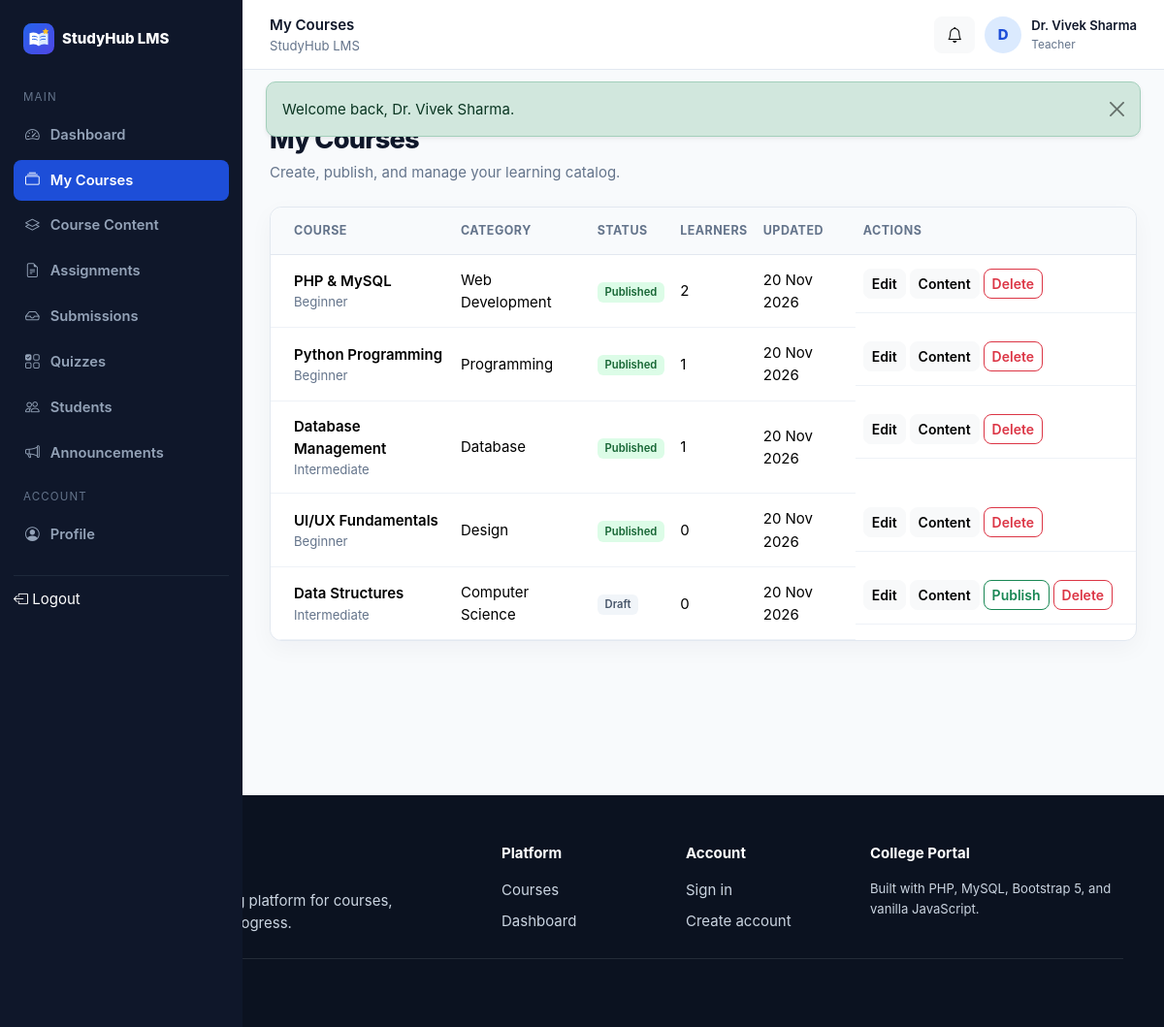
Screenshot of /teacher/courses.php (signed in) with the database file from the repository.
### tables this page shows
CREATE TABLE users (
  id INT UNSIGNED AUTO_INCREMENT PRIMARY KEY,
    
  full_name VARCHAR(120) NOT NULL,
    
  email VARCHAR(190) NOT NULL UNIQUE,
    
  password_hash VARCHAR(255) NOT NULL,
    
  role ENUM('admin',
    'teacher',
    'student') NOT NULL DEFAULT 'student',
    
  status ENUM('active',
    'inactive',
    'pending') NOT NULL DEFAULT 'active',
    
  enrollment_no VARCHAR(50) NULL UNIQUE,
    
  department VARCHAR(120) NULL,
    
  semester TINYINT UNSIGNED NULL,
    
  phone VARCHAR(20) NULL,
    
  bio TEXT NULL,
    
  avatar VARCHAR(255) NULL,
    
  created_at TIMESTAMP DEFAULT CURRENT_TIMESTAMP,
    
  updated_at TIMESTAMP DEFAULT CURRENT_TIMESTAMP ON
UPDATE CURRENT_TIMESTAMP
);

CREATE TABLE courses (
  id INT UNSIGNED AUTO_INCREMENT PRIMARY KEY,
    
  teacher_id INT UNSIGNED NOT NULL,
    
  category_id INT UNSIGNED NULL,
    
  title VARCHAR(180) NOT NULL,
    
  short_description VARCHAR(255) NULL,
    
  description TEXT NULL,
    
  thumbnail VARCHAR(255) NULL,
    
  level ENUM('Beginner',
    'Intermediate',
    'Advanced') DEFAULT 'Beginner',
    
  duration_hours DECIMAL(5,
    1) DEFAULT 0,
    
  status ENUM('draft',
    'published',
    'pending') DEFAULT 'draft',
    
  created_at TIMESTAMP DEFAULT CURRENT_TIMESTAMP,
    
  updated_at TIMESTAMP DEFAULT CURRENT_TIMESTAMP ON
UPDATE CURRENT_TIMESTAMP,
    
  CONSTRAINT fk_courses_teacher FOREIGN KEY (teacher_id) REFERENCES users(id) ON DELETE CASCADE,
    
  CONSTRAINT fk_courses_category FOREIGN KEY (category_id) REFERENCES categories(id) ON DELETE
SET NULL,
    
  INDEX idx_courses_status(status),
    INDEX idx_courses_teacher(teacher_id)
);

CREATE TABLE categories (
  id INT UNSIGNED AUTO_INCREMENT PRIMARY KEY,
    
  name VARCHAR(100) NOT NULL UNIQUE,
    
  created_at TIMESTAMP DEFAULT CURRENT_TIMESTAMP
);

### teacher/courses.php (the view, shortened to what this page needs)
<?php
$pageTitle='My Courses';
require_once __DIR__.'/../includes/auth.php';
require_role('teacher');
require_once __DIR__.'/../includes/ui.php';
$id=(int)user()['id'];
$st=$pdo->prepare("SELECT c.*,COUNT(e.id) learners,cat.name category FROM courses c LEFT JOIN enrollments e ON e.course_id=c.id LEFT JOIN categories cat ON cat.id=c.category_id WHERE c.teacher_id=? GROUP BY c.id ORDER BY c.updated_at DESC");
$st->execute([$id]);
$rows=$st->fetchAll();
include __DIR__.'/../includes/app_start.php';
?>
<div class="page-header">
<div>
<div class="section-kicker mb-2">Content management</div>
<h1>My Courses</h1>
<p>Create, publish, and manage your learning catalog.</p>
</div>
<a href="course-form.php" class="btn btn-primary">
Create Course</a>
</div>
<div class="card p-0 overflow-hidden">
<div class="table-responsive border-0">
<table class="table">
<thead>
<tr>
<th class="ps-4">Course</th>
<th>Category</th>
<th>Status</th>
<th>Learners</th>
<th>Updated</th>
<th class="pe-4">Actions</th>
</tr>
</thead>
<tbody>
<?php
foreach($rows as $r):?><tr>
<td class="ps-4">
<div class="fw-semibold"><?=e($r['title'])?></div>
<div class="small text-muted"><?=e($r['level'])?></div>
</td>
<td><?=e($r['category']??'Uncategorized')?></td>
<td><?=badgeSoft(ucfirst($r['status']),$r['status']==='published'?'success':($r['status']==='pending'?'warning':'secondary'))?></td>
<td><?=e($r['learners'])?></td>
<td><?=e(date('d M Y',strtotime($r['updated_at'])))?></td>
<td class="pe-4 d-flex gap-1">
<a class="btn btn-sm btn-light" href="course-form.php?id=<?=$r['id']?>">Edit</a>
<a class="btn btn-sm btn-light" href="course-content.php?course_id=<?=$r['id']?>">Content</a>
<?php
if($r['status']!=='published'):?><form method="post" class="d-inline"><?=csrf_input()?><input type="hidden" name="action" value="publish">
<button class="btn btn-sm btn-outline-success">Publish</button>
</form>
<?php
endif;
?><form method="post" class="d-inline" data-confirm="Delete this course and all of its content? This cannot be undone."><?=csrf_input()?><input type="hidden" name="action" value="delete">
<button class="btn btn-sm btn-outline-danger">Delete</button>
</form>
</td>
</tr>
<?php
endforeach;
?></tbody>
</table>
</div>
</div>
<?php
include __DIR__.'/../includes/app_end.php';
?>

### includes/topbar.php (shortened to what this page needs)
<header class="app-topbar">
  <div class="d-flex align-items-center gap-3">
<div>
<div class="fw-semibold d-none d-md-block"><?= e($pageTitle)?></div>
<div class="small text-muted d-none d-md-block">StudyHub LMS</div>
</div>
</div>
  <div class="topbar-user">
<a class="btn btn-light position-relative" title="Announcements" href="announcements.php">
<i class="bi bi-bell">
</i>
?></a>
<div class="avatar"><?= e(strtoupper(substr($userName,0,1)))?></div>
<div class="d-none d-sm-block">
<div class="fw-semibold small"><?= e($userName)?></div>
<div class="text-muted" style="font-size:.74rem;text-transform:capitalize"><?= e($role)?></div>
</div>
</div>
</header>

### includes/ui.php (shortened to what this page needs)
<?php
function badgeSoft($text,$tone='secondary'){
    return '<span class="badge badge-soft-'.e($tone).'">'.e($text).'</span>';
}

### assets/css/style.css (style rules this page uses)
:root { --primary:#2563eb; --primary-dark:#1d4ed8; --success:#16a34a; --warning:#d97706; --danger:#dc2626; --bg:#f8fafc; --surface:#fff; --border:#e2e8f0; --text:#0f172a; --muted:#64748b; --sidebar:#0f172a; --sidebar-muted:#94a3b8; --radius:12px; }
* { box-sizing:border-box }
html,body { height:100% }
body { font-family:Inter,ui-sans-serif,system-ui,-apple-system,"Segoe UI",Roboto,Arial,sans-serif; background:var(--bg); color:var(--text); font-size:15px; line-height:1.55 }
a { text-decoration:none }
.text-muted { color:var(--muted)!important }
.card { border:1px solid var(--border); border-radius:var(--radius); box-shadow:0 8px 24px rgba(15,23,42,.04) }
.btn { border-radius:8px; font-weight:600 }
.btn-primary { background:var(--primary); border-color:var(--primary) }
.badge { font-weight:600; padding:.45em .7em }
.badge-soft-success { background:#dcfce7; color:#166534 }
.badge-soft-secondary { background:#f1f5f9; color:#475569 }
.section-kicker { font-size:.82rem; text-transform:uppercase; letter-spacing:.11em; color:var(--primary); font-weight:800 }
.app-topbar { height:72px; background:#fff; border-bottom:1px solid var(--border); display:flex; align-items:center; justify-content:space-between; padding:0 28px; position:sticky; top:0; z-index:1000 }
.topbar-user { display:flex; align-items:center; gap:10px }
.avatar { width:38px; height:38px; border-radius:50%; display:grid; place-items:center; background:#dbeafe; color:#1d4ed8; font-weight:800 }
.page-header { display:flex; justify-content:space-between; align-items:flex-start; gap:16px; margin-bottom:24px }
.page-header h1 { font-size:1.7rem; font-weight:800; letter-spacing:-.03em; margin:0 }
.page-header p { color:var(--muted); margin:5px 0 0 }
.table { margin:0 }
.table thead th { font-size:.78rem; text-transform:uppercase; letter-spacing:.04em; color:#64748b; background:#f8fafc; border-bottom-color:var(--border); white-space:nowrap }
.table td { vertical-align:middle; border-bottom-color:#eef2f7 }
.table-responsive { border:1px solid var(--border); border-radius:12px }
.table td,.table th { padding-top:14px; padding-bottom:14px }

### rows the page displays
users: full_name "D", full_name "Dr. Vivek Sharma"
courses: title "PHP & MySQL", level "Beginner", category.name "Web Development", text "Published", learners "2", updated_at "20 Nov 2026"
courses: title "Python Programming", level "Beginner", category.name "Programming", text "Published", learners "1", updated_at "20 Nov 2026"
courses: title "Database Management", level "Intermediate", category.name "Database", text "Published", learners "1", updated_at "20 Nov 2026"
courses: title "UI/UX Fundamentals", level "Beginner", category.name "Design", text "Published", learners "0", updated_at "20 Nov 2026"
courses: title "Data Structures", level "Intermediate", category.name "Computer Science", text "Draft", learners "0", updated_at "20 Nov 2026"

### other values shown
$f['message'] "Welcome back, Dr. Vivek Sharma."
$section "MAIN"
$label "Dashboard"
$label "My Courses"
$label "Course Content"
$label "Assignments"
$label "Submissions"
$label "Quizzes"
$label "Students"
$label "Announcements"
$section "ACCOUNT"
$label "Profile"
$pageTitle "My Courses"
$role "Teacher"
